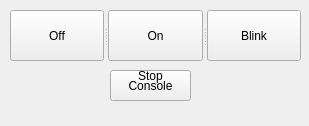
<?xml version="1.0" encoding="UTF-8"?>
<ui version="4.0">
 <class>Control</class>
 <widget class="QWidget" name="Control">
  <property name="enabled">
   <bool>true</bool>
  </property>
  <property name="geometry">
   <rect>
    <x>0</x>
    <y>0</y>
    <width>309</width>
    <height>126</height>
   </rect>
  </property>
  <property name="windowTitle">
   <string>Control</string>
  </property>
  <widget class="QSplitter" name="splitter">
   <property name="geometry">
    <rect>
     <x>10</x>
     <y>10</y>
     <width>291</width>
     <height>51</height>
    </rect>
   </property>
   <property name="orientation">
    <enum>Qt::Horizontal</enum>
   </property>
   <widget class="QPushButton" name="btnOff">
    <property name="text">
     <string>Off</string>
    </property>
   </widget>
   <widget class="QPushButton" name="btnOn">
    <property name="text">
     <string>On</string>
    </property>
   </widget>
   <widget class="QPushButton" name="btnBlink">
    <property name="text">
     <string>Blink</string>
    </property>
   </widget>
  </widget>
  <widget class="QPushButton" name="btnConsole">
   <property name="geometry">
    <rect>
     <x>110</x>
     <y>70</y>
     <width>81</width>
     <height>31</height>
    </rect>
   </property>
   <property name="text">
    <string>Console</string>
   </property>
  </widget>
  <widget class="QPushButton" name="btnStopConsole">
   <property name="enabled">
    <bool>true</bool>
   </property>
   <property name="geometry">
    <rect>
     <x>100</x>
     <y>50</y>
     <width>101</width>
     <height>51</height>
    </rect>
   </property>
   <property name="cursor">
    <cursorShape>PointingHandCursor</cursorShape>
   </property>
   <property name="styleSheet">
    <string notr="true">font: 57 italic 10pt &quot;Noto Sans&quot;;</string>
   </property>
   <property name="text">
    <string>Stop</string>
   </property>
   <property name="flat">
    <bool>true</bool>
   </property>
  </widget>
 </widget>
 <layoutdefault spacing="6" margin="11"/>
 <resources/>
 <connections/>
</ui>
